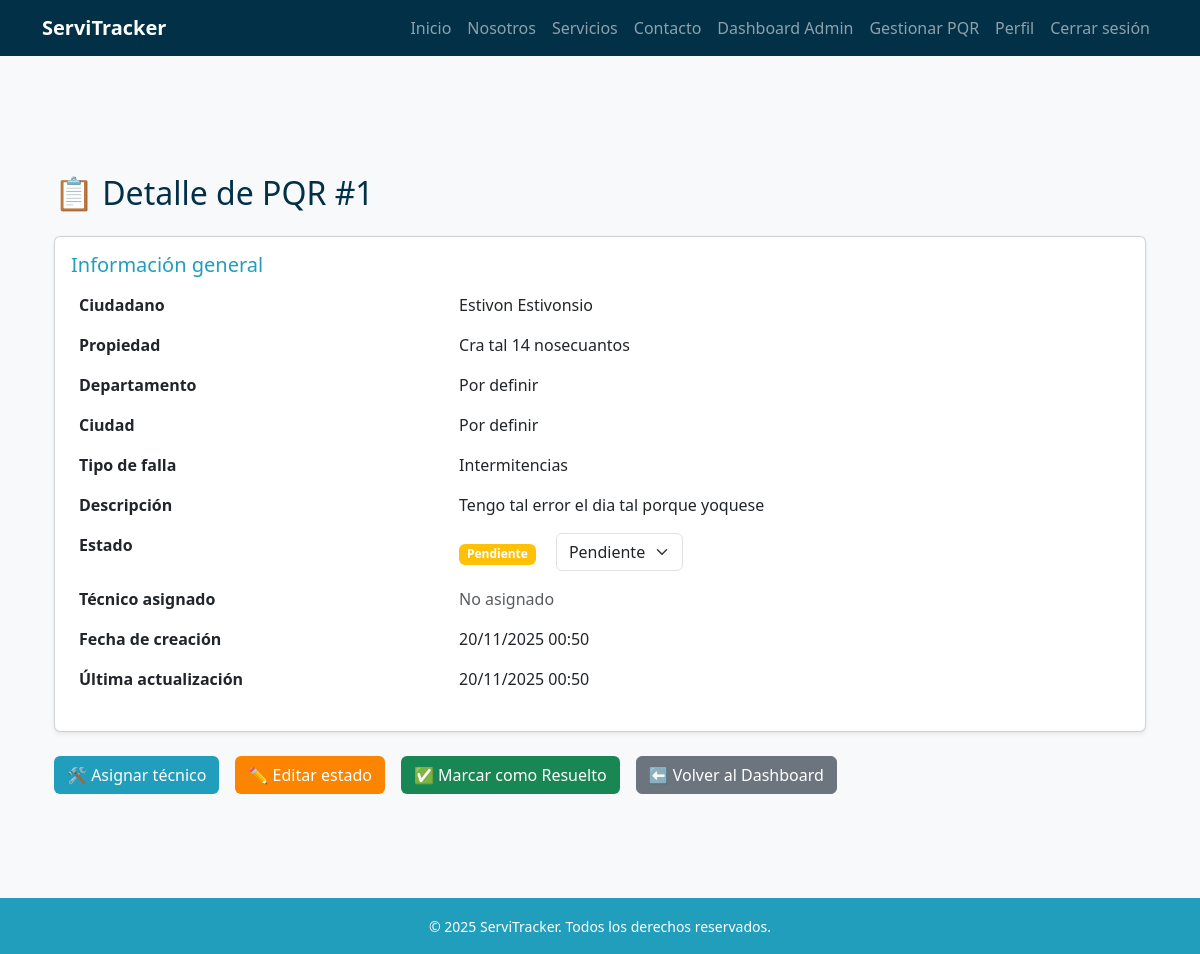
The app's page /pqr/1/detalle/ (signed in), older data.
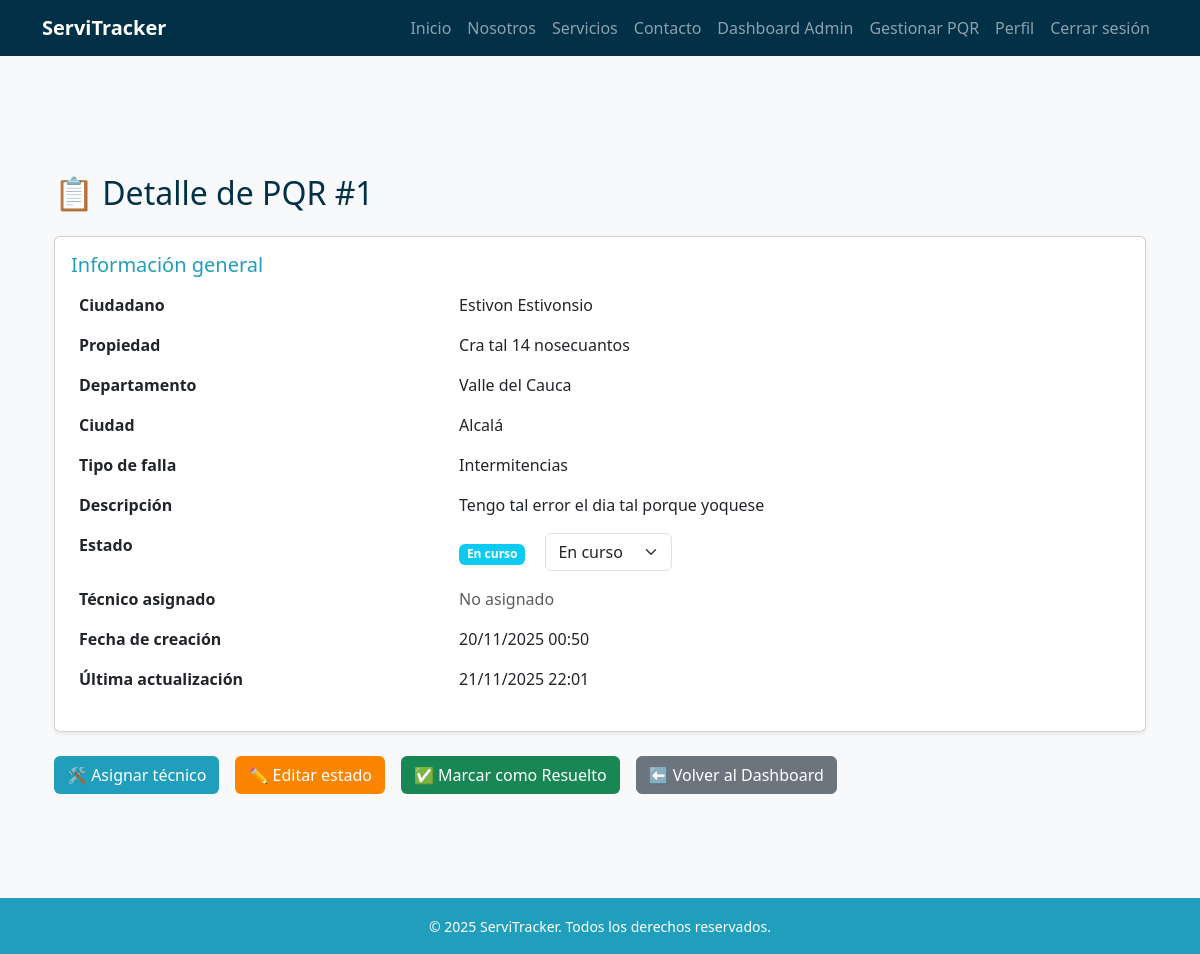
The same page, newer data.
### pqr/models.py (models this page shows, shortened)
class PQR(models.Model):
    ciudadano = models.ForeignKey(
        settings.AUTH_USER_MODEL,
        on_delete=models.SET_NULL,
        null=True,
        blank=True,
        related_name="pqrs_ciudadano"
    )
    propiedad = models.ForeignKey(
        Propiedad,
        on_delete=models.SET_NULL,
        null=True,
        blank=True
    )
    tipo_falla = models.ForeignKey(
        TipoFalla,
        on_delete=models.PROTECT
    )
    descripcion = models.TextField()
    estado = models.ForeignKey(
        EstadoPQR,
        on_delete=models.PROTECT
    )
    tecnico_asignado = models.ForeignKey(
        settings.AUTH_USER_MODEL,
        on_delete=models.SET_NULL,
        null=True,
        blank=True,
        related_name="pqrs_tecnico"
    )
    fecha_creacion = models.DateTimeField(auto_now_add=True)
    fecha_actualizacion = models.DateTimeField(auto_now=True)
    def actualizar_estado_urgencia(self):
        if self.estado.nombre == "Pendiente":
            dias = (timezone.now() - self.fecha_creacion).days
            if dias >= 7:
                urgente = EstadoPQR.objects.get(nombre="Muy urgente")
                self.estado = urgente
                self.save()
            elif dias >= 3:
                urgente = EstadoPQR.objects.get(nombre="Urgente")
                self.estado = urgente
                self.save()

class EstadoPQR(models.Model):
    nombre = models.CharField(max_length=50)

class TipoFalla(models.Model):
    nombre = models.CharField(max_length=100)
    def __str__(self):
        return self.nombre

### propiedades/models.py (models this page shows, shortened)
class Propiedad(models.Model):
    usuario = models.ForeignKey(
        settings.AUTH_USER_MODEL,
        on_delete=models.CASCADE,
        related_name='propiedades'
    )
    departamento = models.CharField(max_length=100)
    ciudad = models.CharField(max_length=100)
    direccion = models.CharField(max_length=200)
    activa = models.BooleanField(default=True)

### usuarios/models.py (models this page shows)
class Usuario(AbstractBaseUser, PermissionsMixin):
    ROLES = [
        ("administrador", "Administrador"),
        ("agente", "Agente"),
        ("tecnico", "Técnico"),
        ("ciudadano", "Ciudadano"),
    ]
    documento = models.CharField(max_length=20, unique=True)
    email = models.EmailField(blank=True, null=True)
    nombres = models.CharField(max_length=100, blank=True, null=True)
    apellidos = models.CharField(max_length=100, blank=True, null=True)
    rol = models.CharField(max_length=20, choices=ROLES, default="ciudadano")
    especialidad = models.ForeignKey(Especialidad, on_delete=models.SET_NULL, null=True, blank=True)
    is_active = models.BooleanField(default=True)
    is_staff = models.BooleanField(default=False)
    date_joined = models.DateTimeField(auto_now_add=True)
    objects = UsuarioManager()
    USERNAME_FIELD = "documento"
    REQUIRED_FIELDS = []  # puedes agregar 'email' si quieres que sea obligatorio
    def __str__(self):
        return self.get_public_name()
    def get_full_name(self):
        nombre = (self.nombres or "").strip()
        apellido = (self.apellidos or "").strip()
        full = f"{nombre} {apellido}".strip()
        return full or ""
    def get_public_name(self):
        return self.get_full_name() or "Usuario"

### pqr/views.py (the view)
# urls.py: path('<int:pk>/detalle/', views.detalle_pqr, name='detalle_pqr'),
@login_required
@user_passes_test(lambda u: u.rol in ["agente", "administrador", "tecnico"])
def detalle_pqr(request, pk):
    pqr = get_object_or_404(PQR, pk=pk)
    if pqr.estado.nombre in ["Pendiente", "Urgente", "Muy urgente"]:
        try:
            pqr.actualizar_estado_urgencia()
        except Exception:
            pass
    estados = EstadoPQR.objects.all() if request.user.rol in ["agente", "administrador"] else []
    return render(request, 'pqr/detalle_pqr.html', {
        'pqr': pqr,
        'estados': estados,
    })

### templates/pqr/detalle_pqr.html (shortened to what the changed rows need)
{% extends 'base.html' %}
{% block content %}
<div class="container my-5">
    <h2 class="text-blue-dark mb-4">📋 Detalle de PQR #{{ pqr.id }}</h2>
    <div class="card shadow-sm">
        <div class="card-body">
            <table class="table table-borderless">
                <tbody>
                    <tr>
                        <th scope="row">Ciudadano</th>
                        <td>{{ pqr.ciudadano }}</td>
                    </tr>
                    <tr>
                        <th scope="row">Propiedad</th>
                        <td>{{ pqr.propiedad.direccion }}</td>
                    </tr>
                    <tr>
                        <th scope="row">Departamento</th>
                        <td>{{ pqr.propiedad.departamento }}</td>
                    </tr>
                    <tr>
                        <th scope="row">Ciudad</th>
                        <td>{{ pqr.propiedad.ciudad }}</td>
                    </tr>
                    <tr>
                        <th scope="row">Tipo de falla</th>
                        <td>{{ pqr.tipo_falla }}</td>
                    </tr>
                    <tr>
                        <th scope="row">Descripción</th>
                        <td>{{ pqr.descripcion }}</td>
                    </tr>
                    <tr>
                        <th scope="row">Estado</th>
                        <td>
                            <span class="badge
                                {% if pqr.estado.nombre == 'Pendiente' %} bg-warning
                                {% elif pqr.estado.nombre == 'En curso' %} bg-info
                                {% elif pqr.estado.nombre == 'Resuelto' %} bg-success
                                {% elif pqr.estado.nombre == 'Urgente' %} bg-danger
                                {% elif pqr.estado.nombre == 'Muy urgente' %} bg-dark
                                {% else %} bg-secondary
                                {% endif %}">
                                {{ pqr.estado.nombre }}
                            </span>
                            {% if user.rol == "agente" or user.rol == "administrador" %}
                                <form method="post" action="{% url 'editar_estado_pqr' pqr.pk %}" class="d-inline ms-3">
                                    <select name="estado" class="form-select d-inline w-auto" onchange="this.form.submit()">
                                        {% for estado in estados %}
                                            <option value="{{ estado.id }}" {% if estado.id == pqr.estado.id %}selected{% endif %}>
                                                {{ estado.nombre }}
                                            </option>
                                        {% endfor %}
                                    </select>
                                </form>
                            {% endif %}
                        </td>
                    </tr>
                    <tr>
                        <th scope="row">Técnico asignado</th>
                    </tr>
                    <tr>
                        <th scope="row">Fecha de creación</th>
                        <td>{{ pqr.fecha_creacion|date:"d/m/Y H:i" }}</td>
                    </tr>
                    <tr>
                        <th scope="row">Última actualización</th>
                        <td>{{ pqr.fecha_actualizacion|date:"d/m/Y H:i" }}</td>
                    </tr>
                </tbody>
            </table>
        </div>
    </div>
    <div class="mt-4 d-flex gap-3">
        {% if user.rol == "agente" or user.rol == "administrador" %}
            <a href="{% url 'asignar_tecnico' pqr.pk %}" class="btn btn-blue-mid">🛠️ Asignar técnico</a>
            <a href="{% url 'editar_estado_pqr' pqr.pk %}" class="btn btn-orange-dark">✏️ Editar estado</a>
        {% endif %}
        {% if user.rol == "tecnico" or user.rol == "agente" or user.rol == "administrador" %}
            {% if pqr.estado.nombre != "Resuelto" %}
                <a href="{% url 'cerrar_pqr' pqr.pk %}" class="btn btn-green-dark">✅ Marcar como Resuelto</a>
            {% endif %}
        {% endif %}
        <a href="{% url 'dashboard_admin' %}" class="btn btn-secondary">⬅️ Volver al Dashboard</a>
    </div>
</div>
{% endblock %}

Row changes from the older to the newer data that the page shows:
changed PQR "Tengo tal error el dia tal porque yoquese": propiedad.departamento "Por definir" → "Valle del Cauca"; propiedad.ciudad "Por definir" → "Alcalá"; estado_id 1 → 2 (drawn); estado.nombre "Pendiente" → "En curso"; estado "Pendiente" → "En curso"; fecha_actualizacion "20/11/2025 00:50" → "21/11/2025 22:01"
